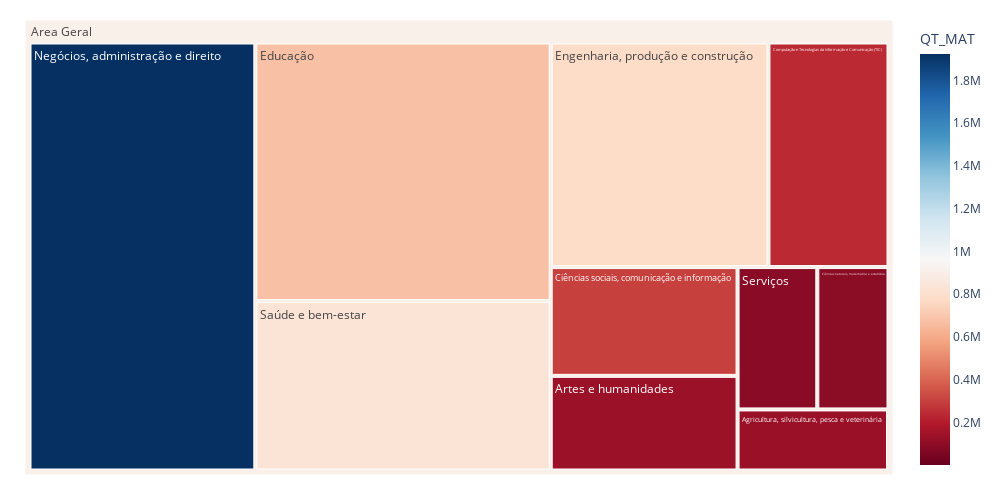
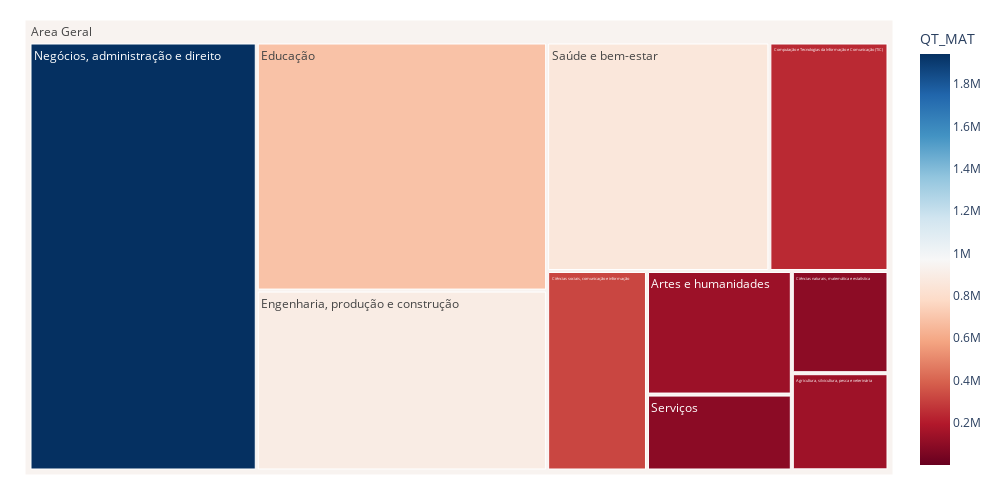
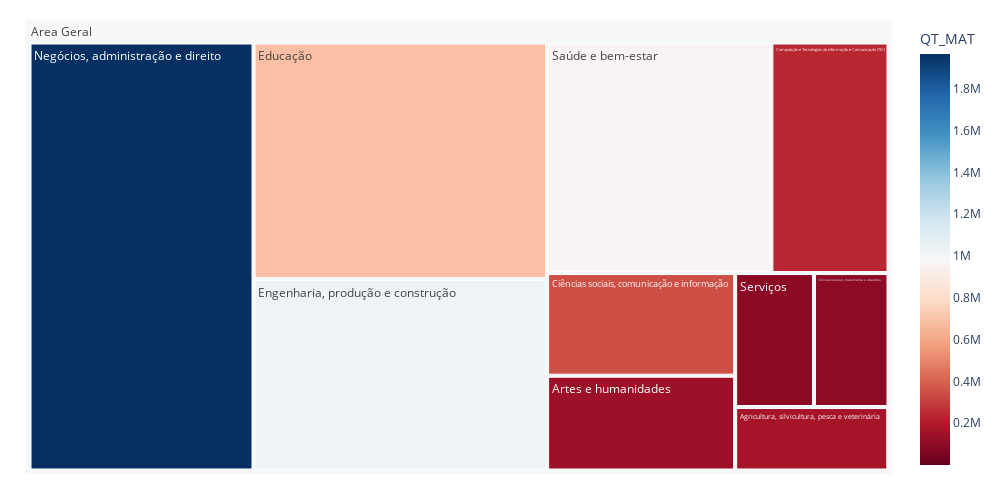
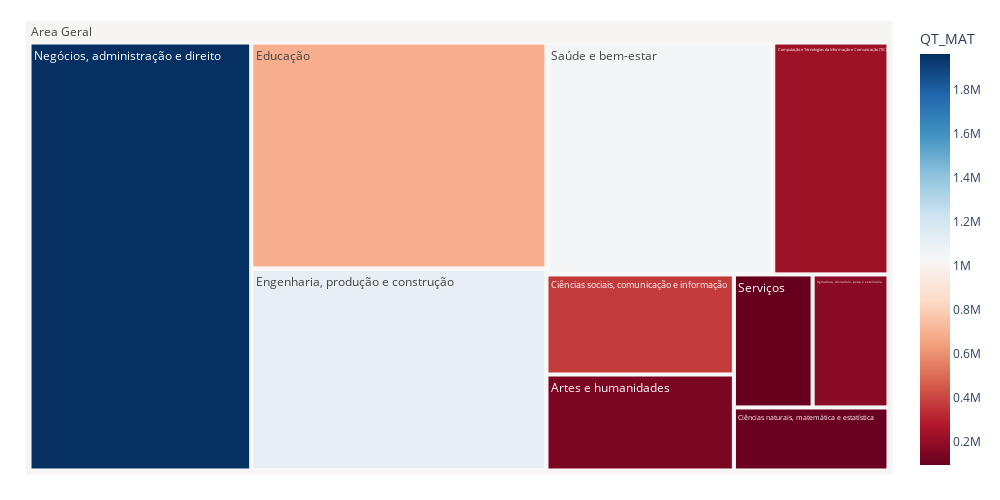

Notebook source saved alongside these figures, in order:
### Code cell
# para todos os anos
distr_cursos = df_all.groupby(['NU_ANO_CENSO','NO_CINE_AREA_GERAL']).\
                                        agg({'QT_CURSO':'sum',
                                             'QT_MAT':'sum',                                             
                                             'QT_ING':'sum',
                                             'QT_CONC':'sum'
                                             }).reset_index()
l_anos = range(2012,2023,1)

for ano in l_anos:
    print(f'Treemap de Cursos e Matriculas para o ano de {ano}:')
    fig = px.treemap(distr_cursos[distr_cursos['NU_ANO_CENSO']==ano], 
                 path = [px.Constant('Area Geral'), 'NO_CINE_AREA_GERAL'], 
                 values = 'QT_CURSO', 
                 color_continuous_scale='RdBu',
                 color = 'QT_MAT', width=1000, height=500)
    fig.update_layout(margin = dict(t=20, l=25, r=25, b=25))
    fig.show()

### Figure 1 — Plotly figure (JSON) as saved in the notebook; plotly's stock layout.template omitted (floating-point values rounded to 4 significant figures)
{"data": [{"branchvalues": "total", "customdata": [[130065], [134190], [92645], [300425], [238926], [673247], [774383], [1923144], [245], [827200], [89736], [910200.0]], "domain": {"x": [0, 1], "y": [0, 1]}, "hovertemplate": "labels=%{label}<br>QT_CURSO=%{value}<br>parent=%{parent}<br>id=%{id}<br>QT_MAT=%{color}<extra></extra>", "ids": ["Area Geral/Agricultura, silvicultura, pesca e veterinária", "Area Geral/Artes e humanidades", "Area Geral/Ciências naturais, matemática e estatística", "Area Geral/Ciências sociais, comunicação e informação", "Area Geral/Computação e Tecnologias da Informação e Comunicação (TIC)", "Area Geral/Educação", "Area Geral/Engenharia, produção e construção", "Area Geral/Negócios, administração e direito", "Area Geral/Programas básicos", "Area Geral/Saúde e bem-estar", "Area Geral/Serviços", "Area Geral"], "labels": ["Agricultura, silvicultura, pesca e veterinária", "Artes e humanidades", "Ciências naturais, matemática e estatística", "Ciências sociais, comunicação e informação", "Computação e Tecnologias da Informação e Comunicação (TIC)", "Educação", "Engenharia, produção e construção", "Negócios, administração e direito", "Programas básicos", "Saúde e bem-estar", "Serviços", "Area Geral"], "marker": {"coloraxis": "coloraxis", "colors": [130065, 134190, 92645, 300425, 238926, 673247, 774383, 1923144, 245, 827200, 89736, 910200.0]}, "name": "", "parents": ["Area Geral", "Area Geral", "Area Geral", "Area Geral", "Area Geral", "Area Geral", "Area Geral", "Area Geral", "Area Geral", "Area Geral", "Area Geral", ""], "type": "treemap", "values": [642, 1235, 708, 1420, 1883, 5336, 3416, 6752, 2, 3495, 793, 25682]}], "layout": {"coloraxis": {"colorbar": {"title": {"text": "QT_MAT"}}, "colorscale": [[0, "rgb(103,0,31)"], [0.1, "rgb(178,24,43)"], [0.2, "rgb(214,96,77)"], [0.3, "rgb(244,165,130)"], [0.4, "rgb(253,219,199)"], [0.5, "rgb(247,247,247)"], [0.6, "rgb(209,229,240)"], [0.7, "rgb(146,197,222)"], [0.8, "rgb(67,147,195)"], [0.9, "rgb(33,102,172)"], [1, "rgb(5,48,97)"]]}, "height": 500, "legend": {"tracegroupgap": 0}, "margin": {"b": 25, "l": 25, "r": 25, "t": 20}, "width": 1000}}

### Figure 2 — Plotly figure (JSON) as saved in the notebook; plotly's stock layout.template omitted (floating-point values rounded to 4 significant figures)
{"data": [{"branchvalues": "total", "customdata": [[143855], [138709], [96057], [317859], [239212], [686872], [892164], [1941570], [250], [858471], [92548], [944300.0]], "domain": {"x": [0, 1], "y": [0, 1]}, "hovertemplate": "labels=%{label}<br>QT_CURSO=%{value}<br>parent=%{parent}<br>id=%{id}<br>QT_MAT=%{color}<extra></extra>", "ids": ["Area Geral/Agricultura, silvicultura, pesca e veterinária", "Area Geral/Artes e humanidades", "Area Geral/Ciências naturais, matemática e estatística", "Area Geral/Ciências sociais, comunicação e informação", "Area Geral/Computação e Tecnologias da Informação e Comunicação (TIC)", "Area Geral/Educação", "Area Geral/Engenharia, produção e construção", "Area Geral/Negócios, administração e direito", "Area Geral/Programas básicos", "Area Geral/Saúde e bem-estar", "Area Geral/Serviços", "Area Geral"], "labels": ["Agricultura, silvicultura, pesca e veterinária", "Artes e humanidades", "Ciências naturais, matemática e estatística", "Ciências sociais, comunicação e informação", "Computação e Tecnologias da Informação e Comunicação (TIC)", "Educação", "Engenharia, produção e construção", "Negócios, administração e direito", "Programas básicos", "Saúde e bem-estar", "Serviços", "Area Geral"], "marker": {"coloraxis": "coloraxis", "colors": [143855, 138709, 96057, 317859, 239212, 686872, 892164, 1941570, 250, 858471, 92548, 944300.0]}, "name": "", "parents": ["Area Geral", "Area Geral", "Area Geral", "Area Geral", "Area Geral", "Area Geral", "Area Geral", "Area Geral", "Area Geral", "Area Geral", "Area Geral", ""], "type": "treemap", "values": [656, 1250, 690, 1391, 1901, 5030, 3648, 6793, 1, 3546, 768, 25674]}], "layout": {"coloraxis": {"colorbar": {"title": {"text": "QT_MAT"}}, "colorscale": [[0, "rgb(103,0,31)"], [0.1, "rgb(178,24,43)"], [0.2, "rgb(214,96,77)"], [0.3, "rgb(244,165,130)"], [0.4, "rgb(253,219,199)"], [0.5, "rgb(247,247,247)"], [0.6, "rgb(209,229,240)"], [0.7, "rgb(146,197,222)"], [0.8, "rgb(67,147,195)"], [0.9, "rgb(33,102,172)"], [1, "rgb(5,48,97)"]]}, "height": 500, "legend": {"tracegroupgap": 0}, "margin": {"b": 25, "l": 25, "r": 25, "t": 20}, "width": 1000}}

### Figure 3 — Plotly figure (JSON) as saved in the notebook; plotly's stock layout.template omitted (floating-point values rounded to 4 significant figures)
{"data": [{"branchvalues": "total", "customdata": [[162957], [140180], [98456], [346013], [237696], [689490], [1028651], [1966993], [324], [965559], [94134], [988400.0]], "domain": {"x": [0, 1], "y": [0, 1]}, "hovertemplate": "labels=%{label}<br>QT_CURSO=%{value}<br>parent=%{parent}<br>id=%{id}<br>QT_MAT=%{color}<extra></extra>", "ids": ["Area Geral/Agricultura, silvicultura, pesca e veterinária", "Area Geral/Artes e humanidades", "Area Geral/Ciências naturais, matemática e estatística", "Area Geral/Ciências sociais, comunicação e informação", "Area Geral/Computação e Tecnologias da Informação e Comunicação (TIC)", "Area Geral/Educação", "Area Geral/Engenharia, produção e construção", "Area Geral/Negócios, administração e direito", "Area Geral/Programas básicos", "Area Geral/Saúde e bem-estar", "Area Geral/Serviços", "Area Geral"], "labels": ["Agricultura, silvicultura, pesca e veterinária", "Artes e humanidades", "Ciências naturais, matemática e estatística", "Ciências sociais, comunicação e informação", "Computação e Tecnologias da Informação e Comunicação (TIC)", "Educação", "Engenharia, produção e construção", "Negócios, administração e direito", "Programas básicos", "Saúde e bem-estar", "Serviços", "Area Geral"], "marker": {"coloraxis": "coloraxis", "colors": [162957, 140180, 98456, 346013, 237696, 689490, 1028651, 1966993, 324, 965559, 94134, 988400.0]}, "name": "", "parents": ["Area Geral", "Area Geral", "Area Geral", "Area Geral", "Area Geral", "Area Geral", "Area Geral", "Area Geral", "Area Geral", "Area Geral", "Area Geral", ""], "type": "treemap", "values": [694, 1273, 713, 1378, 1928, 4960, 4012, 6846, 1, 3692, 754, 26251]}], "layout": {"coloraxis": {"colorbar": {"title": {"text": "QT_MAT"}}, "colorscale": [[0, "rgb(103,0,31)"], [0.1, "rgb(178,24,43)"], [0.2, "rgb(214,96,77)"], [0.3, "rgb(244,165,130)"], [0.4, "rgb(253,219,199)"], [0.5, "rgb(247,247,247)"], [0.6, "rgb(209,229,240)"], [0.7, "rgb(146,197,222)"], [0.8, "rgb(67,147,195)"], [0.9, "rgb(33,102,172)"], [1, "rgb(5,48,97)"]]}, "height": 500, "legend": {"tracegroupgap": 0}, "margin": {"b": 25, "l": 25, "r": 25, "t": 20}, "width": 1000}}

### Figure 4 — Plotly figure (JSON) as saved in the notebook; plotly's stock layout.template omitted (floating-point values rounded to 4 significant figures)
{"data": [{"branchvalues": "total", "customdata": [[181576], [142068], [102771], [367993], [231500], [686735], [1107116], [1961745], [1045174], [94071], [1013000.0]], "domain": {"x": [0, 1], "y": [0, 1]}, "hovertemplate": "labels=%{label}<br>QT_CURSO=%{value}<br>parent=%{parent}<br>id=%{id}<br>QT_MAT=%{color}<extra></extra>", "ids": ["Area Geral/Agricultura, silvicultura, pesca e veterinária", "Area Geral/Artes e humanidades", "Area Geral/Ciências naturais, matemática e estatística", "Area Geral/Ciências sociais, comunicação e informação", "Area Geral/Computação e Tecnologias da Informação e Comunicação (TIC)", "Area Geral/Educação", "Area Geral/Engenharia, produção e construção", "Area Geral/Negócios, administração e direito", "Area Geral/Saúde e bem-estar", "Area Geral/Serviços", "Area Geral"], "labels": ["Agricultura, silvicultura, pesca e veterinária", "Artes e humanidades", "Ciências naturais, matemática e estatística", "Ciências sociais, comunicação e informação", "Computação e Tecnologias da Informação e Comunicação (TIC)", "Educação", "Engenharia, produção e construção", "Negócios, administração e direito", "Saúde e bem-estar", "Serviços", "Area Geral"], "marker": {"coloraxis": "coloraxis", "colors": [181576, 142068, 102771, 367993, 231500, 686735, 1107116, 1961745, 1045174, 94071, 1013000.0]}, "name": "", "parents": ["Area Geral", "Area Geral", "Area Geral", "Area Geral", "Area Geral", "Area Geral", "Area Geral", "Area Geral", "Area Geral", "Area Geral", ""], "type": "treemap", "values": [751, 1338, 725, 1395, 1988, 4963, 4435, 7058, 3912, 779, 27344]}], "layout": {"coloraxis": {"colorbar": {"title": {"text": "QT_MAT"}}, "colorscale": [[0, "rgb(103,0,31)"], [0.1, "rgb(178,24,43)"], [0.2, "rgb(214,96,77)"], [0.3, "rgb(244,165,130)"], [0.4, "rgb(253,219,199)"], [0.5, "rgb(247,247,247)"], [0.6, "rgb(209,229,240)"], [0.7, "rgb(146,197,222)"], [0.8, "rgb(67,147,195)"], [0.9, "rgb(33,102,172)"], [1, "rgb(5,48,97)"]]}, "height": 500, "legend": {"tracegroupgap": 0}, "margin": {"b": 25, "l": 25, "r": 25, "t": 20}, "width": 1000}}
